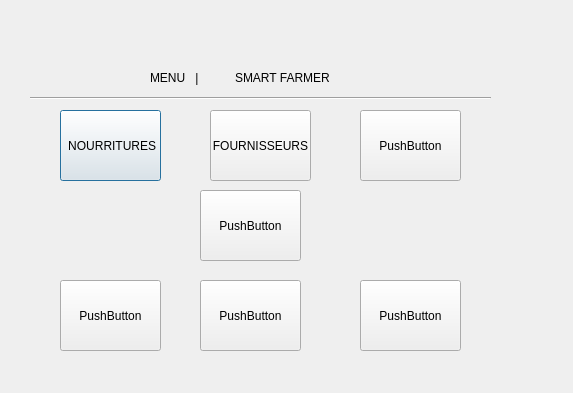
<?xml version="1.0" encoding="UTF-8"?>
<ui version="4.0">
 <class>menu</class>
 <widget class="QDialog" name="menu">
  <property name="geometry">
   <rect>
    <x>0</x>
    <y>0</y>
    <width>573</width>
    <height>393</height>
   </rect>
  </property>
  <property name="windowTitle">
   <string>Dialog</string>
  </property>
  <widget class="QWidget" name="widget" native="true">
   <property name="geometry">
    <rect>
     <x>30</x>
     <y>60</y>
     <width>461</width>
     <height>321</height>
    </rect>
   </property>
   <widget class="Line" name="line">
    <property name="geometry">
     <rect>
      <x>0</x>
      <y>30</y>
      <width>461</width>
      <height>16</height>
     </rect>
    </property>
    <property name="orientation">
     <enum>Qt::Horizontal</enum>
    </property>
   </widget>
   <widget class="QLabel" name="label">
    <property name="geometry">
     <rect>
      <x>120</x>
      <y>10</y>
      <width>191</width>
      <height>16</height>
     </rect>
    </property>
    <property name="text">
     <string>MENU   |           SMART FARMER</string>
    </property>
   </widget>
   <widget class="QPushButton" name="pushButton">
    <property name="geometry">
     <rect>
      <x>30</x>
      <y>50</y>
      <width>101</width>
      <height>71</height>
     </rect>
    </property>
    <property name="text">
     <string> NOURRITURES</string>
    </property>
   </widget>
   <widget class="QPushButton" name="pushButton_2">
    <property name="geometry">
     <rect>
      <x>30</x>
      <y>220</y>
      <width>101</width>
      <height>71</height>
     </rect>
    </property>
    <property name="text">
     <string>PushButton</string>
    </property>
   </widget>
   <widget class="QPushButton" name="pushButton_3">
    <property name="geometry">
     <rect>
      <x>180</x>
      <y>50</y>
      <width>101</width>
      <height>71</height>
     </rect>
    </property>
    <property name="text">
     <string>FOURNISSEURS</string>
    </property>
   </widget>
   <widget class="QPushButton" name="pushButton_4">
    <property name="geometry">
     <rect>
      <x>170</x>
      <y>220</y>
      <width>101</width>
      <height>71</height>
     </rect>
    </property>
    <property name="text">
     <string>PushButton</string>
    </property>
   </widget>
   <widget class="QPushButton" name="pushButton_5">
    <property name="geometry">
     <rect>
      <x>330</x>
      <y>220</y>
      <width>101</width>
      <height>71</height>
     </rect>
    </property>
    <property name="text">
     <string>PushButton</string>
    </property>
   </widget>
   <widget class="QPushButton" name="pushButton_6">
    <property name="geometry">
     <rect>
      <x>330</x>
      <y>50</y>
      <width>101</width>
      <height>71</height>
     </rect>
    </property>
    <property name="text">
     <string>PushButton</string>
    </property>
   </widget>
   <widget class="QPushButton" name="pushButton_7">
    <property name="geometry">
     <rect>
      <x>170</x>
      <y>130</y>
      <width>101</width>
      <height>71</height>
     </rect>
    </property>
    <property name="text">
     <string>PushButton</string>
    </property>
   </widget>
  </widget>
 </widget>
 <resources/>
 <connections/>
</ui>
